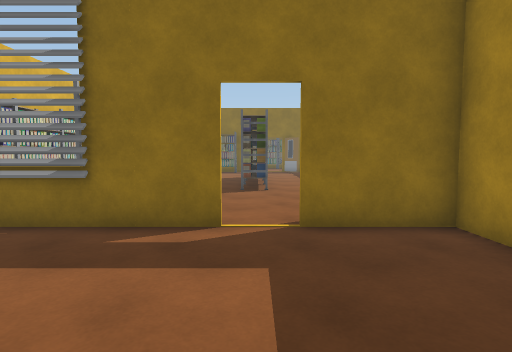
View 1 (above)

23 first-person views from a walk through a 3-D level made in the Unity game engine. The camera is 1.4 m above the floor, tilts 4° down and sees 80° across. Doors are open. The floor is counted in squares, 1 m on a side. Each view is taken from the middle of a square. On the plan, view 1 faces up. The plan holds only what a view shows up to about 14 squares ahead; the rest is blank. The place goes on beyond the plan. The player is left out. Some surface patterns are stand-ins.

View 2
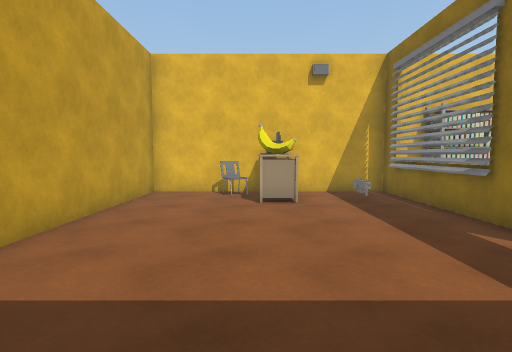

View 3
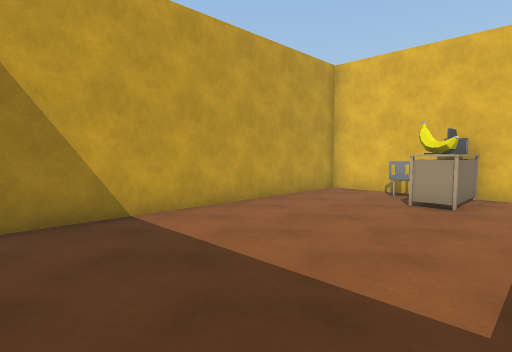

View 4
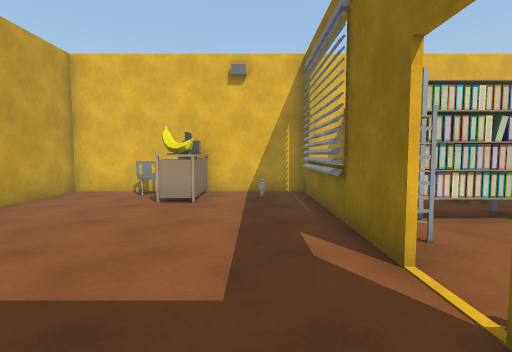

View 5
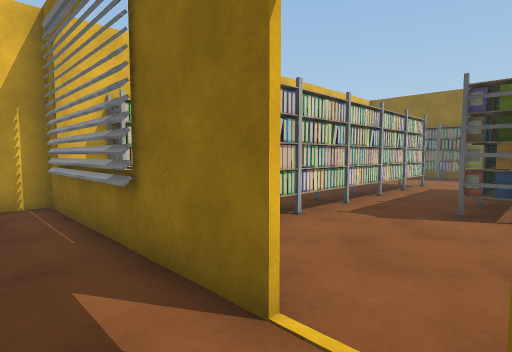

View 6
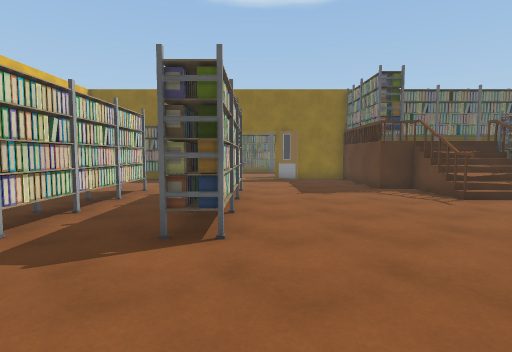

View 7
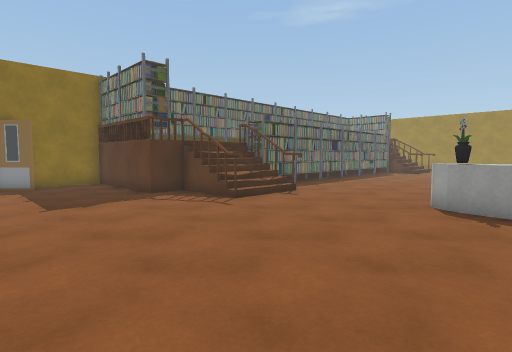

View 8
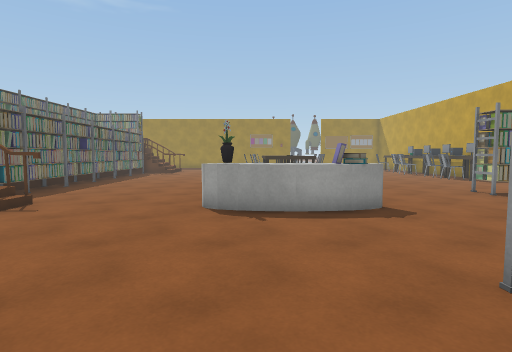

View 9
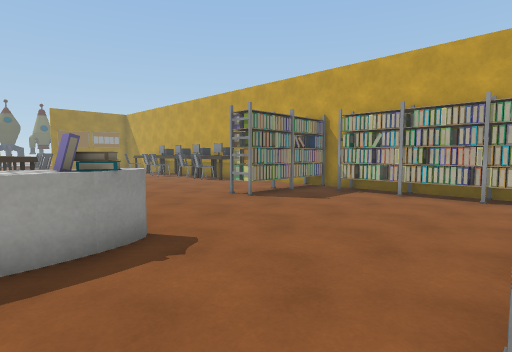

View 10
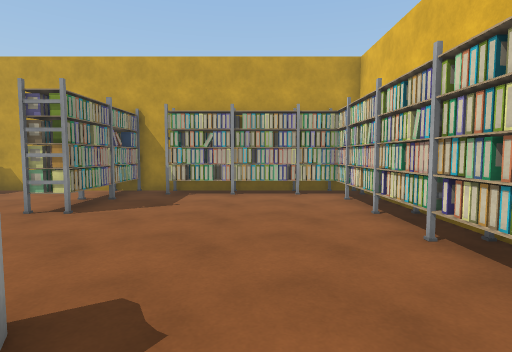

View 11
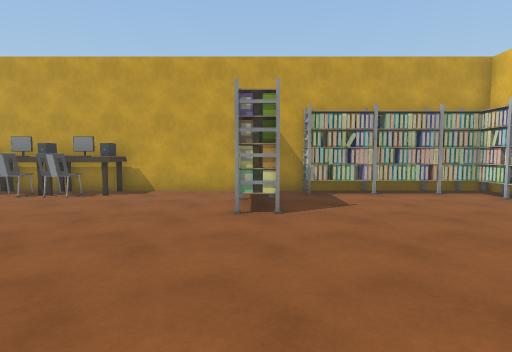

View 12
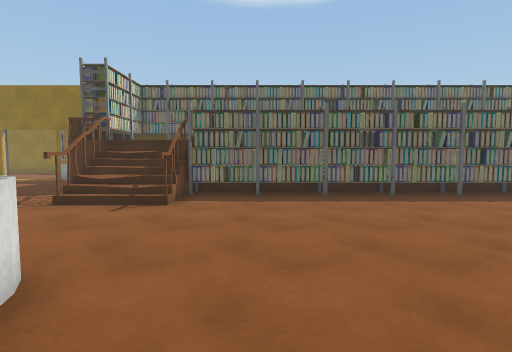

View 13
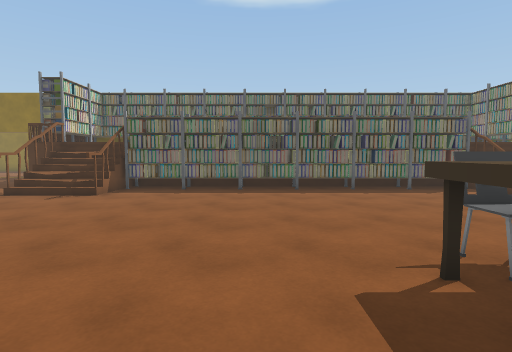

View 14
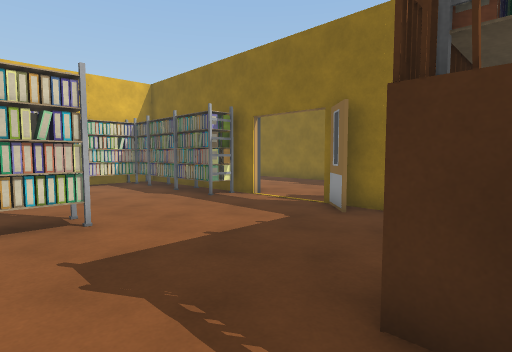

View 15
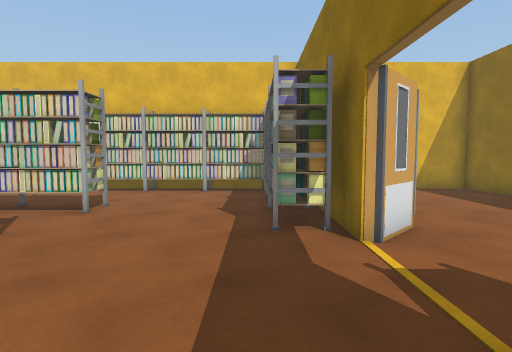

View 16
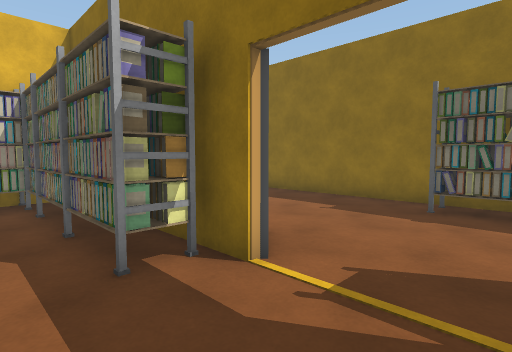

View 17
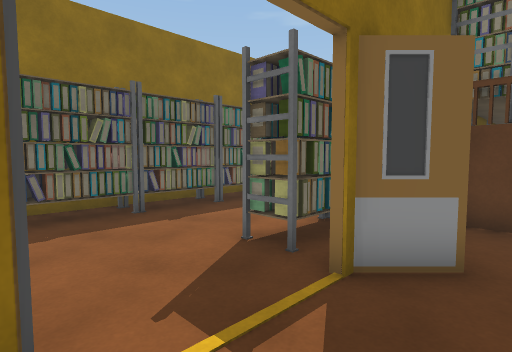

View 18
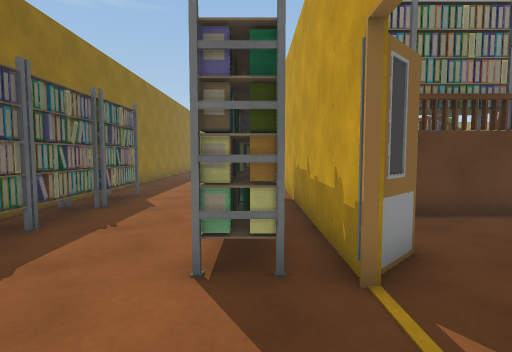

View 19
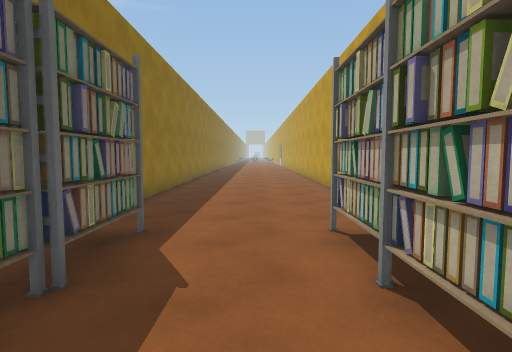

View 20
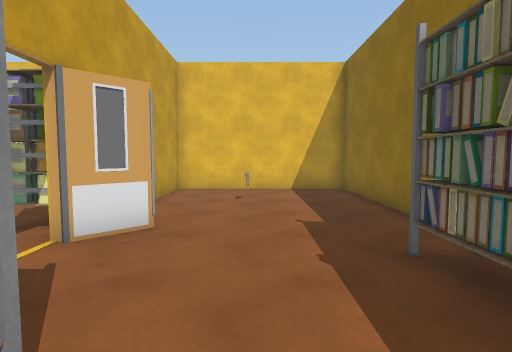

View 21
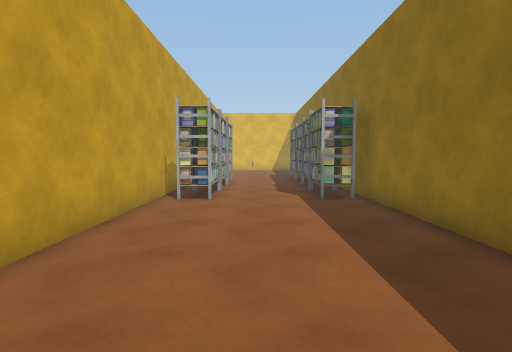

View 22
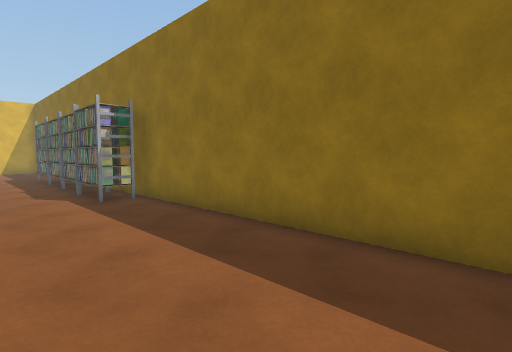

View 23
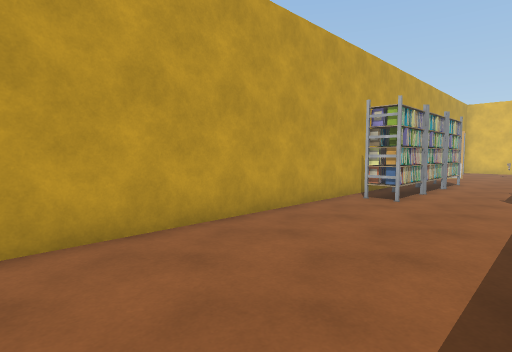

### Floor plan
Points are (right, up) in squares from view 1. A wall is a line through its corners. A room is listed if a view was taken in it or the views show most of it. See-through windows are left out.
Room 1 (views 1, 2, 3, 4, 5)
walls: (-0.6, 5.8) (-8.6, 5.8) (-8.6, -2.9) (2.5, -2.9); (3.9, 4.5) (3.9, 5.8) (0.8, 5.8)
ways out: open door at (0.5, 6) to room 2
objects: other object (-8, 0) to (-7, 0); other object (-8, 1) to (-8, 2); other object (-7, 2); other object (-6, 1) to (-6, 2); other object (-6, 4); other object (-2, 6) to (-2, 7)
Room 2 (views 6, 7, 8, 9, 10, 11, 12, 13, 14, 15, 16, 17, 18, 19, 20, 21, 22, 23)
walls: (7.4, 16) (7.4, 19.4) (6, 19.4) (6, 24.2); (8.5, 18.3) (7.4, 18.2); (10.6, 16.4) (9.5, 16.4); (10.5, 18.2) (9.9, 18.2); (10.5, 18.4) (10.5, 16) (10.5, 17); (10.6, 18.7) (7.5, 18.7) (7.5, 16); (10.4, 19.4) (8.6, 19.4); (10.6, 19.2) (7.4, 19.2); (9.5, 9.7) (9.6, 10.5); (9.5, 9) (9.5, 9.8); (9.5, 8.5) (9.5, 9.1); (5.2, 24.7) (2.8, 24.7); (2.4, 24.8) (18.6, 24.8); (-0.8, 24.7) (-4.9, 24.7); (-8.6, 7.8) (-8.6, 6.1); (-8.6, 23.8) (-8.6, 16.9); (4, -2.9) (19.5, -2.9); (18.8, 31.6) (-8.6, 31.6) (-8.6, 24.8) (-5.5, 24.8)
low walls: (8, 17.8) (7.3, 17.7); (8.5, 17.8) (7.8, 17.8); (10, 18.3) (9.4, 18.3); (4, -1.6) (4, -2.9)
ways out: open door at (0.5, 6) to room 1; opening at (9, 18.5)
objects: other object (-8, 7) to (-8, 9); other object (-8, 10) to (-8, 12); other object (-8, 13); other object (-8, 17) to (-8, 19); other object (-8, 20); other object (-8, 21) to (-8, 23); other object (-8, 23) to (-7, 24); other object (-6, 10) to (-6, 11); other object (-6, 23) to (-5, 24); other object (-5, 28); other object (-4, 8) to (-3, 9); other object (-4, 10) to (-3, 11); other object (-4, 12) to (-3, 14); other object (-4, 15) to (-3, 16); other object (-4, 17) to (-3, 19); other object (-4, 23) to (-2, 24); other object (-2, 26); other object (0, 12) to (0, 14); other object (0, 15) to (0, 16); other object (0, 17) to (0, 19); other object (0, 30) to (2, 31); other object (2, 24) to (3, 25); other object (3, 7) to (5, 7); other object (3, 26) to (4, 27); other object (3, 30) to (4, 31); other object (5, -2) to (6, -2); other object (5, -1); other object (5, 0) to (5, 1); other object (5, 2) to (5, 3); other object (5, 4) to (5, 6); other object (5, 26) to (6, 27); other object (5, 30) to (6, 31); other object (7, -2) to (8, -2); other object (7, 26) to (10, 27); other object (7, 30) to (9, 31); other object (9, -2) to (11, -2); other object (10, 7); other object (10, 8); other object (10, 11); other object (11, 18) to (12, 19); other object (13, -2) to (13, -1); other object (13, 0) to (13, 2); other object (13, 18) to (15, 19); other object (16, 18) to (17, 19); other object (18, -2); other object (18, -1); other object (18, 7) to (18, 8); other object (18, 9) to (19, 9); other object (18, 18) to (19, 19); other object (19, -2); other object (19, -1); other object (19, 6) to (19, 7); other object (19, 10)

Where each view was taken, in squares from view 1:
view 1: 0 up, 0 right, facing up
view 2: 1 up, 3 right, facing left
view 3: 4 up, 3 right, facing down-left
view 4: 4 up, 3 right, facing left
view 5: 4 up, 1 right, facing up-left
view 6: 7 up, 1 right, facing up
view 7: 9 up, 1 right, facing up-right
view 8: 10 up, 2 right, facing right
view 9: 9 up, 5 right, facing down-right
view 10: 9 up, 8 right, facing down
view 11: 9 up, 13 right, facing down
view 12: 8 up, 13 right, facing up
view 13: 6 up, 16 right, facing up
view 14: 17 up, 7 right, facing up-left
view 15: 23 up, 4 right, facing left
view 16: 22 up, 2 right, facing up-left
view 17: 23 up, 1 left, facing up-right
view 18: 26 up, 1 left, facing right
view 19: 28 up, 4 right, facing right
view 20: 28 up, 4 right, facing left
view 21: 28 up, 19 right, facing left
view 22: 27 up, 19 right, facing up-left
view 23: 30 up, 19 right, facing down-left
